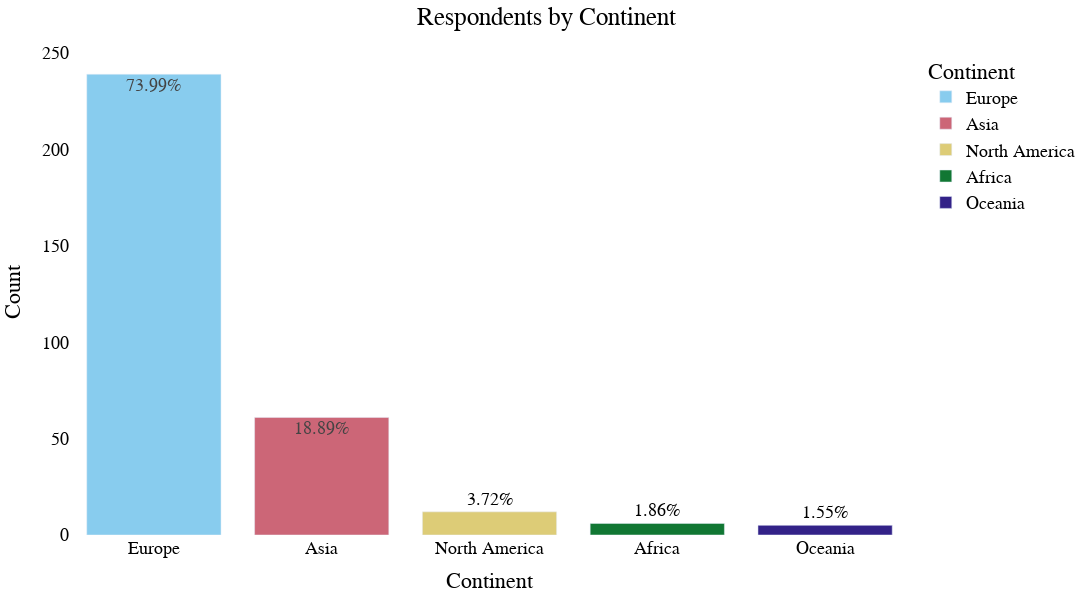

Notebook source saved alongside this figure:
### Code cell
import pandas as pd
import plotly.express as px

# Updated mapping of countries to continents
country_to_continent = {
    'USA': 'North America',
    'United States': 'North America',
    'Canada': 'North America',
    'Mexico': 'North America',
    'Brazil': 'South America',
    'Argentina': 'South America',
    'UK': 'Europe',
    'United Kingdom': 'Europe',
    'Germany': 'Europe',
    'France': 'Europe',
    'Belgium': 'Europe',
    'Netherlands': 'Europe',
    'Austria': 'Europe',
    'Sweden': 'Europe',
    'Portugal': 'Europe',
    'Spain': 'Europe',
    'Italy': 'Europe',
    'Switzerland': 'Europe',
    'Czechia': 'Europe',
    'Estonia': 'Europe',
    'Slovenia': 'Europe',
    'Greece': 'Europe',
    'Malta': 'Europe',
    'Ireland': 'Europe',
    'Bosnia and Herzegovina': 'Europe',
    'Montenegro': 'Europe',
    'Croatia': 'Europe',
    'Finland': 'Europe',
    'Slovakia': 'Europe',
    'Philippines': 'Asia',
    'India': 'Asia',
    'China': 'Asia',
    'Nepal': 'Asia',
    'Thailand': 'Asia',
    'Malaysia': 'Asia',
    'Cambodia': 'Asia',
    'Japan': 'Asia',
    'Laos': 'Asia',
    'Australia': 'Oceania',
    'New Zealand': 'Oceania',
    'South Africa': 'Africa',
    'Kenya': 'Africa',
    'Mauritius': 'Africa',
    'Morocco': 'Africa',
    'Egypt': 'Africa',
    'The Bahamas': 'North America',
    'Indonesia': 'Asia',
    'Hungary': 'Europe'
}

# Add a new column for continent based on the mapping
df['Continent'] = df['3. Country'].map(country_to_continent)

# Count the number of respondents per continent
continent_counts = df['Continent'].value_counts()

# Add percentages dynamically
total_responses = sum(continent_counts.values)
percentages = [(value / total_responses) * 100 for value in continent_counts.values]  # Calculate unique percentages

# Create a DataFrame with continent counts and percentages
df_continent = pd.DataFrame({
    'Continent': continent_counts.index,
    'Count': continent_counts.values
})
df_continent['Percentage'] = (df_continent['Count'] / df_continent['Count'].sum()) * 100

# Create the bar plot
fig = px.bar(
    df_continent,
    x='Continent',
    y='Count',
    title='Respondents by Continent',
    text='Percentage',  # Use the percentage column for text
    color='Continent',  # Assign color to continents
    color_discrete_sequence=px.colors.qualitative.Safe,  # Use Safe palette
    width=1400,
    height=600
)

# Format percentages to two decimal places in the text
fig.update_traces(
    texttemplate='%{text:.2f}%',  # Format the percentage text
)

# Update layout with consistent formatting and a custom legend title
fig.update_layout(
    plot_bgcolor='white',
    title_x=0.5,  # Center title
    font=dict(
        family="Arial, sans-serif",
        size=18,
        color="black"
    ),
    legend_title_text='Continent',  # Set legend title explicitly
    margin=dict(t=50, b=50, l=50, r=50)  # Adjust margins
)

# Display the plot
fig.show()

# Print total responses for context
total_responses = df_continent['Count'].sum()
print(f"Total number of responses: {total_responses}")

### Figure 1 — Plotly figure (JSON) as saved in the notebook; plotly's stock layout.template omitted (floating-point values rounded to 4 significant figures)
{"data": [{"alignmentgroup": "True", "hovertemplate": "Continent=%{x}<br>Count=%{y}<br>Percentage=%{text}<extra></extra>", "legendgroup": "Europe", "marker": {"color": "rgb(136, 204, 238)", "pattern": {"shape": ""}}, "name": "Europe", "offsetgroup": "Europe", "orientation": "v", "showlegend": true, "text": [73.99], "textposition": "auto", "texttemplate": "%{text:.2f}%", "type": "bar", "x": ["Europe"], "xaxis": "x", "y": [239], "yaxis": "y"}, {"alignmentgroup": "True", "hovertemplate": "Continent=%{x}<br>Count=%{y}<br>Percentage=%{text}<extra></extra>", "legendgroup": "Asia", "marker": {"color": "rgb(204, 102, 119)", "pattern": {"shape": ""}}, "name": "Asia", "offsetgroup": "Asia", "orientation": "v", "showlegend": true, "text": [18.89], "textposition": "auto", "texttemplate": "%{text:.2f}%", "type": "bar", "x": ["Asia"], "xaxis": "x", "y": [61], "yaxis": "y"}, {"alignmentgroup": "True", "hovertemplate": "Continent=%{x}<br>Count=%{y}<br>Percentage=%{text}<extra></extra>", "legendgroup": "North America", "marker": {"color": "rgb(221, 204, 119)", "pattern": {"shape": ""}}, "name": "North America", "offsetgroup": "North America", "orientation": "v", "showlegend": true, "text": [3.715], "textposition": "auto", "texttemplate": "%{text:.2f}%", "type": "bar", "x": ["North America"], "xaxis": "x", "y": [12], "yaxis": "y"}, {"alignmentgroup": "True", "hovertemplate": "Continent=%{x}<br>Count=%{y}<br>Percentage=%{text}<extra></extra>", "legendgroup": "Africa", "marker": {"color": "rgb(17, 119, 51)", "pattern": {"shape": ""}}, "name": "Africa", "offsetgroup": "Africa", "orientation": "v", "showlegend": true, "text": [1.858], "textposition": "auto", "texttemplate": "%{text:.2f}%", "type": "bar", "x": ["Africa"], "xaxis": "x", "y": [6], "yaxis": "y"}, {"alignmentgroup": "True", "hovertemplate": "Continent=%{x}<br>Count=%{y}<br>Percentage=%{text}<extra></extra>", "legendgroup": "Oceania", "marker": {"color": "rgb(51, 34, 136)", "pattern": {"shape": ""}}, "name": "Oceania", "offsetgroup": "Oceania", "orientation": "v", "showlegend": true, "text": [1.548], "textposition": "auto", "texttemplate": "%{text:.2f}%", "type": "bar", "x": ["Oceania"], "xaxis": "x", "y": [5], "yaxis": "y"}], "layout": {"barmode": "relative", "font": {"color": "black", "family": "Arial, sans-serif", "size": 18}, "height": 600, "legend": {"title": {"text": "Continent"}, "tracegroupgap": 0}, "margin": {"b": 50, "l": 50, "r": 50, "t": 50}, "plot_bgcolor": "white", "title": {"text": "Respondents by Continent", "x": 0.5}, "width": 1400, "xaxis": {"anchor": "y", "categoryarray": ["Europe", "Asia", "North America", "Africa", "Oceania"], "categoryorder": "array", "domain": [0, 1], "title": {"text": "Continent"}}, "yaxis": {"anchor": "x", "domain": [0, 1], "title": {"text": "Count"}}}}
